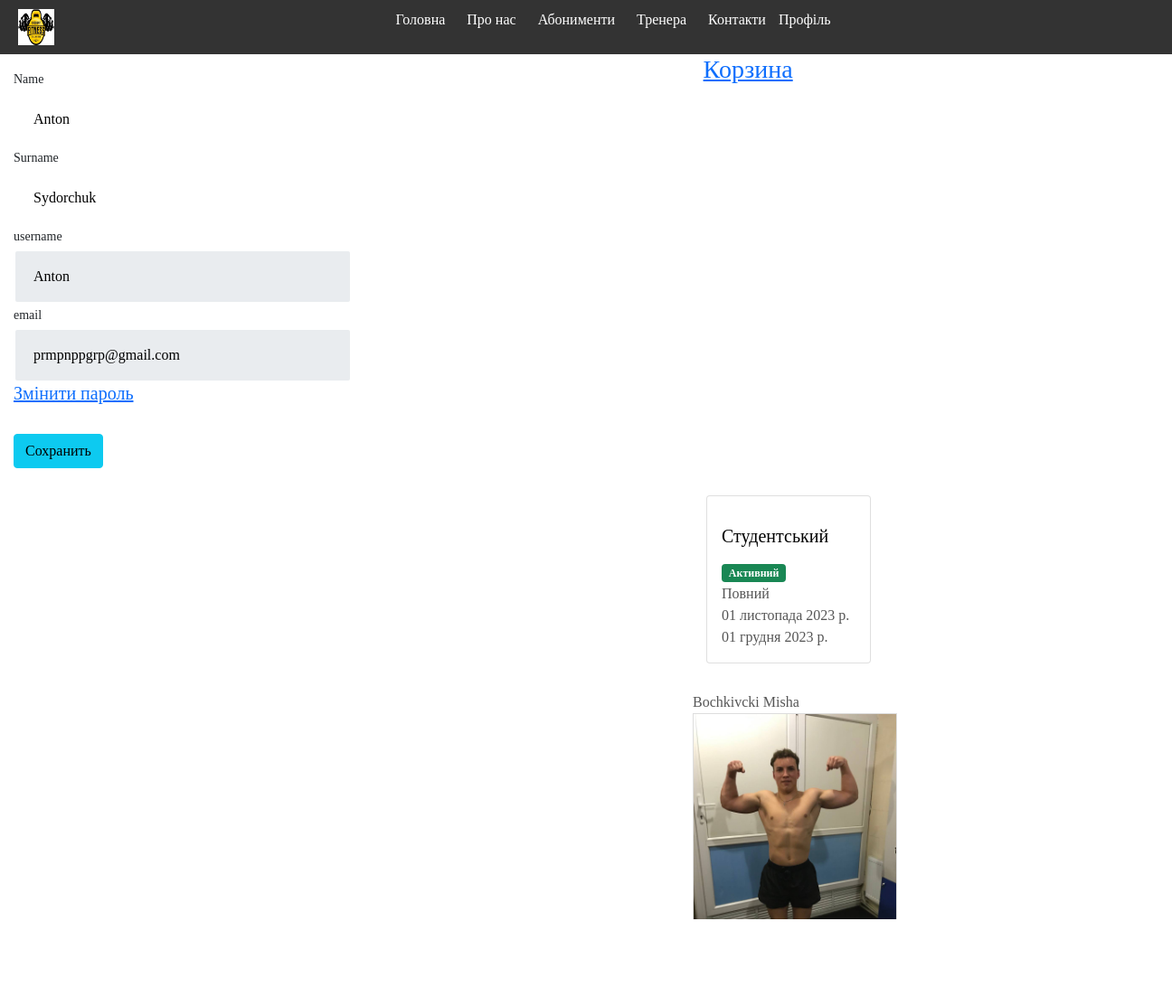
Page /profile/ (signed in) on the committed database.
### store/models.py (models this page shows, shortened)
class User(AbstractUser):
    email = models.EmailField(_("email address"), unique=True)
    USERNAME_FIELD = 'email'
    REQUIRED_FIELDS = ['username']

class ActiveTicket(models.Model):
    user = models.ForeignKey(User, on_delete=models.CASCADE)
    ticket = models.ForeignKey(Ticket, on_delete=models.CASCADE)
    start_date = models.DateField()
    end_date = models.DateField(null=True)

class Ticket(models.Model):
    type = models.CharField(max_length=35)
    type_day = models.CharField(max_length=35)
    price = models.CharField(max_length=10)
    class Meta:
        verbose_name = 'Абонемент'
        verbose_name_plural = 'Абонементи'

class ActiveCoach(models.Model):
    user = models.ForeignKey(User, on_delete=models.CASCADE)
    coach = models.ForeignKey(Coach, on_delete=models.CASCADE)
    price = models.IntegerField()
    amount_of_training = models.IntegerField()
    objects = models.Manager()

class Coach(models.Model):
    user = models.OneToOneField(User, on_delete=models.CASCADE)
    descriptions = models.TextField()
    image = models.ImageField(upload_to=None)
    price_per_training = models.IntegerField()
    slug = models.SlugField(unique=True, max_length=50)
    class Meta:
        verbose_name = 'Тренер'
        verbose_name_plural = 'Тренери'

### store/views/profile.py (the view, shortened to what this page needs)
# urls.py: path('profile/', login_required(profile.ProfileView.as_view()), name='profile'),
@method_decorator(login_required, name='dispatch')
class ProfileView(TemplateView):
    template_name = 'profile/profile.html'
    def get_context_data(self, **kwargs):
        today = datetime.now()
        current_date = today.strftime('%Y%m%d')
        context = super().get_context_data(**kwargs)
        context['title'] = 'Profile'
        context['form'] = UserProfileForm(instance=self.request.user)
        context['active_ticket'] = ActiveTicket.objects.filter(user_id=self.request.user.id)
        context['active_coach'] = ActiveCoach.objects.filter(user_id=self.request.user.id)
        context['current_date'] = current_date
        return context

### store/forms.py
class UserProfileForm(UserChangeForm):
    first_name = forms.CharField(widget=forms.TextInput(attrs={'class': 'form-control py-4'}))
    last_name = forms.CharField(widget=forms.TextInput(attrs={'class': 'form-control py-4'}))
    username = forms.CharField(widget=forms.TextInput(attrs={'class': 'form-control py-4', 'readonly': True}))
    email = forms.CharField(widget=forms.TextInput(attrs={'class': 'form-control py-4', 'readonly': True}))
    class Meta:
        model = User
        fields = ('first_name', 'last_name', 'username', 'email')

### templates/profile/profile.html (shortened to what this page needs)
{% extends 'base.html' %}
{% block content %}
    <div class="changelist-form-container">
          <form action="{% url 'profile' %}" method="post" enctype="multipart/form-data">
                <div class="form-row">
                  <div class="col-lg-6">
                    <div class="form-group">
                      <label class="small mb-1" for="{{ form.first_name.id_for_label }}">Name</label>
                      {{ form.first_name }}
                    </div>
                  </div>
                  <div class="col-lg-6">
                    <div class="form-group">
                      <label class="small mb-1" for="{{ form.last_name.id_for_label }}">Surname</label>
                      {{ form.last_name }}
                    </div>
                  </div>
                </div>
                <div class="form-row">
                  <div class="col-lg-6">
                    <label class="small mb-1" for="{{ form.username.id_for_label }}">username</label>
                    {{ form.username }}
                  </div>
                  <div class="col-lg-6">
                    <label class="small mb-1" for="{{ form.email.id_for_label }}">
                      email
                    </label>
                    {{ form.email }}
                  </div>
                </div>
                <h5><a href="{% url 'password_change' %}">Змінити пароль</a></h5>
                <div class="form-row">
                  <div class="col-lg-12" style="margin-top: 33px;">
                    <input class="btn btn-info btn-block" type="submit" value="Сохранить">
                  </div>
                </div>
          </form>
    </div>
    <div class="profile-basket">
        <h3><a href="{% url 'basket' %}">Корзина</a></h3>
    </div>
    <div class="active">
        <div class="active-ticket">
            {% for ticket in active_ticket %}
                <div class="card mb-3">
                    <div class="card-body">
                        <h5 class="mt-3 mb-3 d-flex justify-content-between align-items-center mb-3">{{ ticket.ticket.type }}</h5>
                            {% if ticket.end_date > current_date %}
                                <span class="badge bg-danger">Не активний</span>
                            {% else %}
                                <span class="badge bg-success">Активний</span>
                            {% endif %}
                            <p class="card-text">{{ ticket.ticket.type_day }}</p>
                            <p class="card-text">{{ ticket.start_date }}</p>
                            <p class="card-text">{{ ticket.end_date }}</p>
                    </div>
              </div>
          {% endfor %}
        </div>
        <div class="active-coach">
            {% for coach in active_coach %}
                <p>{{ coach.coach.user.last_name }} {{ coach.coach.user.first_name }}</p>
                <a>
                    <img class="coach-basket-image" alt="лщл" src="{{ coach.coach.image.url }}">
                </a>
                <p>Залишилося тренуваннь: {{ coach.amount_of_training }}</p>
            {% endfor %}
        </div>
    </div>
{% endblock %}

### store/static/store/css/style.css (style rules this page uses)
* { margin: 0; padding: 0; box-sizing: border-box; font-family: 'Times New Roman', serif; }

### store/static/store/css/style_ticket.css (style rules this page uses)
p { font-size: 16px; color: #555; margin: 10px 0; }

### store/static/store/css/style_profile.css (style rules this page uses)
.changelist-form-container { float: left; }
.active { float: right; }
.changelist-form-container { width: 60%; padding: 15px; }
.active-ticket { width: 40%; padding: 15px; }
.card-body { width: 600px; }

### store/static/store/css/style_basket.css (style rules this page uses)
.coach-basket-image { max-width: 300px; max-height: 300px; border: 1px solid #ddd; }

### store/static/store/css/style_pay.css (style rules this page uses)
.card { max-width: 500px; margin: auto; color: black; }
p { margin: 0px; }
.form-control { color: black; border: 2px solid transparent; height: 60px; padding-left: 20px; vertical-align: middle; }
::placeholder { font-size: 14px; font-weight: 600; }

### rows in the picture
User: first_name "Anton", last_name "Sydorchuk", username "Anton", email "prmpnppgrp@gmail.com"
ActiveTicket: ticket.type "Студентський", shows "Активний", ticket.type_day "Повний", start_date "01 листопада 2023 р.", end_date "01 грудня 2023 р."
ActiveCoach: coach.user.last_name "Bochkivcki", coach.user.first_name "Misha", coach.image (picture)
